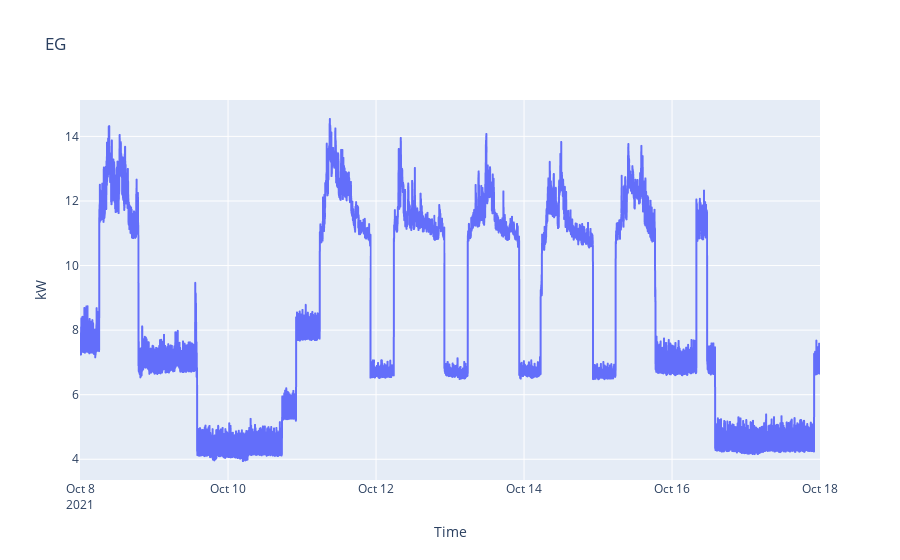

Notebook cell for this chart:
### Code cell
px.line(
    x=df_1T.index, y=df_1T.kw, 
    title='EG',
    labels={
        'x': 'Time',
        'y': 'kW'
    })

### Figure 1 — Plotly figure (JSON) as saved in the notebook; plotly's stock layout.template omitted (floating-point values rounded to 4 significant figures; data arrays with more than 128 entries replaced by an {"elided": "..."} marker saying what was removed)
{"data": [{"hovertemplate": "Time=%{x}<br>kW=%{y}<extra></extra>", "legendgroup": "", "line": {"color": "#636efa", "dash": "solid"}, "marker": {"symbol": "circle"}, "mode": "lines", "name": "", "showlegend": false, "type": "scattergl", "x": {"elided": "14401 str values"}, "xaxis": "x", "y": {"elided": "14401 float values"}, "yaxis": "y"}], "layout": {"legend": {"tracegroupgap": 0}, "title": {"text": "EG"}, "xaxis": {"anchor": "y", "domain": [0, 1], "title": {"text": "Time"}}, "yaxis": {"anchor": "x", "domain": [0, 1], "title": {"text": "kW"}}}}
